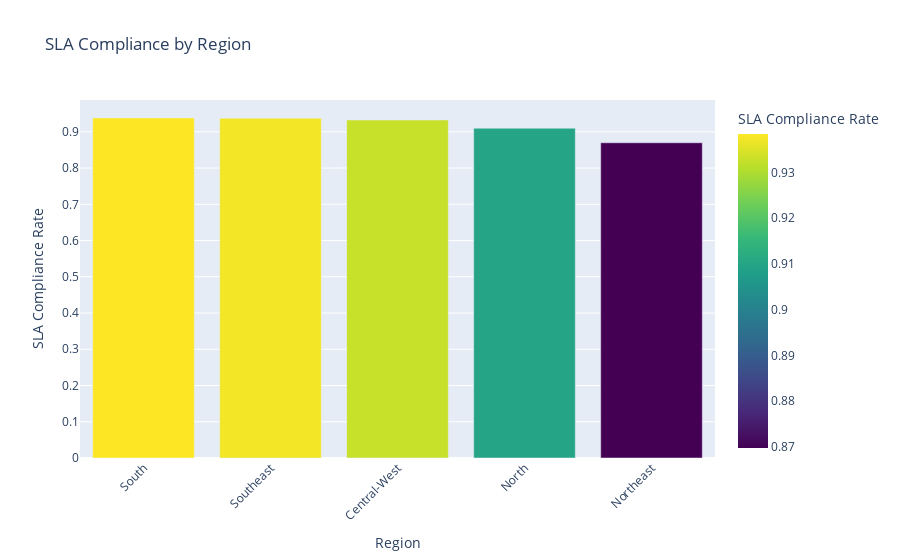
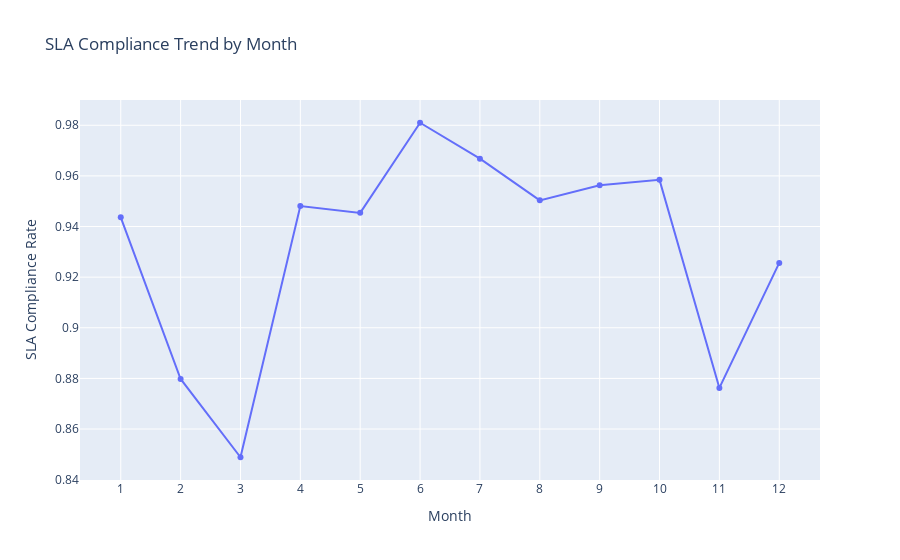
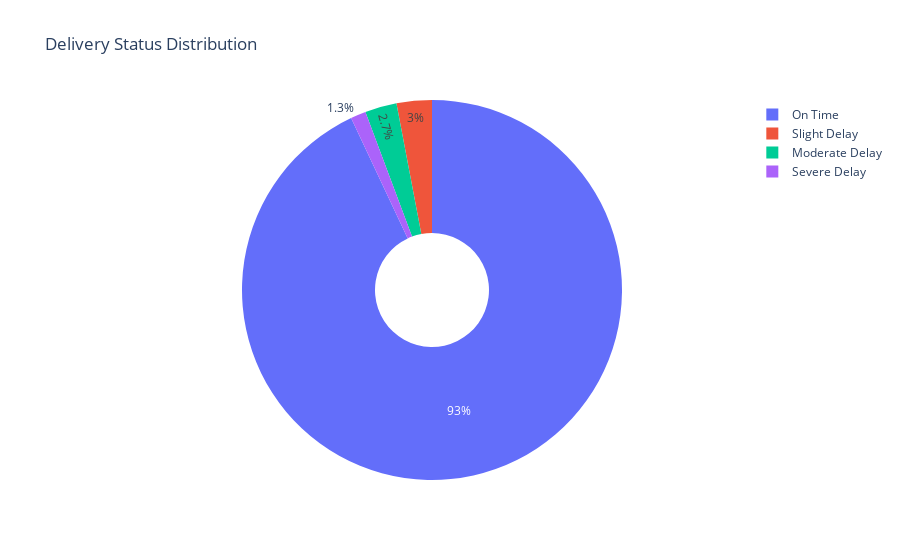
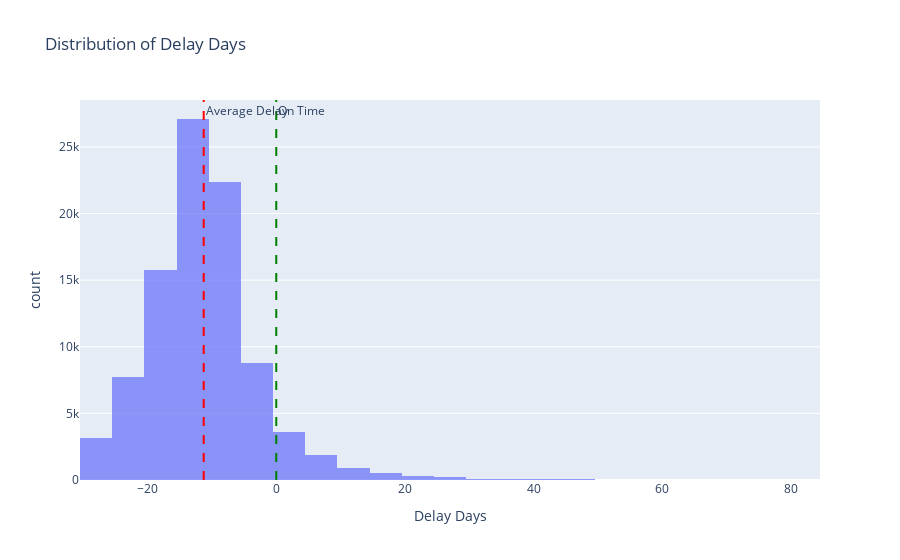

The notebook cell saved with these charts, in order:
### Markdown cell above
## 5.5 SLA Compliance Analysis

### Code cell
print("SLA COMPLIANCE ANALYSIS")
print("-" * 50)

print("\n1. SLA Compliance by Region:")
if 'region' in df.columns and 'sla_compliant' in df.columns:
    sla_by_region = df.groupby('region')['sla_compliant'].mean().sort_values(ascending=False)
    sla_by_region_df = sla_by_region.reset_index()
    
    print(sla_by_region_df.to_string(index=False))
    
    fig = px.bar(sla_by_region_df, 
                 x='region', 
                 y='sla_compliant',
                 title='SLA Compliance by Region',
                 labels={'sla_compliant': 'SLA Compliance Rate', 'region': 'Region'},
                 color='sla_compliant',
                 color_continuous_scale='Viridis')
    
    fig.update_layout(xaxis_tickangle=-45)
    fig.show()
    fig.write_image("presentation/figures/sla_by_region.png")
    print("Saved: presentation/figures/sla_by_region.png")

print("\n2. SLA Trend by Month:")
if 'purchase_month' in df.columns and 'sla_compliant' in df.columns:
    sla_by_month = df.groupby('purchase_month')['sla_compliant'].mean().reset_index()
    
    print(sla_by_month.to_string(index=False))
    
    fig = px.line(sla_by_month, 
                  x='purchase_month', 
                  y='sla_compliant',
                  title='SLA Compliance Trend by Month',
                  labels={'sla_compliant': 'SLA Compliance Rate', 'purchase_month': 'Month'},
                  markers=True)
    
    fig.update_layout(xaxis=dict(tickmode='linear', dtick=1))
    fig.show()
    fig.write_image("presentation/figures/sla_trend_monthly.png")
    print("Saved: presentation/figures/sla_trend_monthly.png")

print("\n3. Delivery Status Distribution:")
if 'delivery_status' in df.columns:
    status_dist = df['delivery_status'].value_counts(normalize=True).reset_index()
    status_dist.columns = ['Delivery Status', 'Percentage']
    status_dist['Percentage'] = (status_dist['Percentage'] * 100).round(1)
    
    print(status_dist.to_string(index=False))
    
    fig = px.pie(status_dist, 
                 values='Percentage', 
                 names='Delivery Status',
                 title='Delivery Status Distribution',
                 hole=0.3)
    
    fig.show()
    fig.write_image("presentation/figures/delivery_status_distribution.png")
    print("Saved: presentation/figures/delivery_status_distribution.png")

# 4. Delay days distribution
print("\n4. Delay Days Distribution:")
if 'delay_days' in df.columns:
    delay_stats = df['delay_days'].describe()
    print(f"Delay statistics:")
    print(f"  Mean: {delay_stats['mean']:.2f} days")
    print(f"  Median: {delay_stats['50%']:.2f} days")
    print(f"  Std Dev: {delay_stats['std']:.2f} days")
    print(f"  Min: {delay_stats['min']:.2f} days")
    print(f"  Max: {delay_stats['max']:.2f} days")
    
    fig = px.histogram(df, 
                       x='delay_days',
                       nbins=50,
                       title='Distribution of Delay Days',
                       labels={'delay_days': 'Delay Days', 'count': 'Number of Orders'},
                       opacity=0.7)
    
    fig.add_vline(x=0, line_dash="dash", line_color="green", annotation_text="On Time")
    fig.add_vline(x=df['delay_days'].mean(), line_dash="dash", line_color="red", annotation_text="Average Delay")
    fig.show()
    fig.write_image("presentation/figures/delay_days_distribution.png")
    print("Saved: presentation/figures/delay_days_distribution.png")

print("-" * 50)

### Figure 1 — Plotly figure (JSON) as saved in the notebook; plotly's stock layout.template omitted (floating-point values rounded to 4 significant figures)
{"data": [{"hovertemplate": "Region=%{x}<br>SLA Compliance Rate=%{marker.color}<extra></extra>", "legendgroup": "", "marker": {"color": [0.9384, 0.9372, 0.9327, 0.9099, 0.8698], "coloraxis": "coloraxis", "pattern": {"shape": ""}}, "name": "", "orientation": "v", "showlegend": false, "textposition": "auto", "type": "bar", "x": ["South", "Southeast", "Central-West", "North", "Northeast"], "xaxis": "x", "y": [0.9384, 0.9372, 0.9327, 0.9099, 0.8698], "yaxis": "y"}], "layout": {"barmode": "relative", "coloraxis": {"colorbar": {"title": {"text": "SLA Compliance Rate"}}, "colorscale": [[0, "#440154"], [0.1111, "#482878"], [0.2222, "#3e4989"], [0.3333, "#31688e"], [0.4444, "#26828e"], [0.5556, "#1f9e89"], [0.6667, "#35b779"], [0.7778, "#6ece58"], [0.8889, "#b5de2b"], [1, "#fde725"]]}, "legend": {"tracegroupgap": 0}, "title": {"text": "SLA Compliance by Region"}, "xaxis": {"anchor": "y", "domain": [0, 1], "tickangle": -45, "title": {"text": "Region"}}, "yaxis": {"anchor": "x", "domain": [0, 1], "title": {"text": "SLA Compliance Rate"}}}}

### Figure 2 — Plotly figure (JSON) as saved in the notebook; plotly's stock layout.template omitted (floating-point values rounded to 4 significant figures)
{"data": [{"hovertemplate": "Month=%{x}<br>SLA Compliance Rate=%{y}<extra></extra>", "legendgroup": "", "line": {"color": "#636efa", "dash": "solid"}, "marker": {"symbol": "circle"}, "mode": "lines+markers", "name": "", "orientation": "v", "showlegend": false, "type": "scatter", "x": [1, 2, 3, 4, 5, 6, 7, 8, 9, 10, 11, 12], "xaxis": "x", "y": [0.9436, 0.8798, 0.8489, 0.9481, 0.9454, 0.981, 0.9668, 0.9503, 0.9563, 0.9584, 0.8762, 0.9256], "yaxis": "y"}], "layout": {"legend": {"tracegroupgap": 0}, "title": {"text": "SLA Compliance Trend by Month"}, "xaxis": {"anchor": "y", "domain": [0, 1], "dtick": 1, "tickmode": "linear", "title": {"text": "Month"}}, "yaxis": {"anchor": "x", "domain": [0, 1], "title": {"text": "SLA Compliance Rate"}}}}

### Figure 3 — Plotly figure (JSON) as saved in the notebook; plotly's stock layout.template omitted (floating-point values rounded to 4 significant figures)
{"data": [{"domain": {"x": [0, 1], "y": [0, 1]}, "hole": 0.3, "hovertemplate": "Delivery Status=%{label}<br>Percentage=%{value}<extra></extra>", "labels": ["On Time", "Slight Delay", "Moderate Delay", "Severe Delay"], "legendgroup": "", "name": "", "showlegend": true, "type": "pie", "values": [93.0, 3.0, 2.7, 1.3]}], "layout": {"legend": {"tracegroupgap": 0}, "title": {"text": "Delivery Status Distribution"}}}

### Figure 4 — Plotly figure (JSON) as saved in the notebook; plotly's stock layout.template omitted (floating-point values rounded to 4 significant figures; data arrays with more than 128 entries replaced by an {"elided": "..."} marker saying what was removed)
{"data": [{"bingroup": "x", "hovertemplate": "Delay Days=%{x}<br>count=%{y}<extra></extra>", "legendgroup": "", "marker": {"color": "#636efa", "opacity": 0.7, "pattern": {"shape": ""}}, "name": "", "nbinsx": 50, "orientation": "v", "showlegend": false, "type": "histogram", "x": {"elided": "92563 int values"}, "xaxis": "x", "yaxis": "y"}], "layout": {"annotations": [{"showarrow": false, "text": "On Time", "x": 0, "xanchor": "left", "xref": "x", "y": 1, "yanchor": "top", "yref": "y domain"}, {"showarrow": false, "text": "Average Delay", "x": -11.28, "xanchor": "left", "xref": "x", "y": 1, "yanchor": "top", "yref": "y domain"}], "barmode": "relative", "legend": {"tracegroupgap": 0}, "shapes": [{"line": {"color": "green", "dash": "dash"}, "type": "line", "x0": 0, "x1": 0, "xref": "x", "y0": 0, "y1": 1, "yref": "y domain"}, {"line": {"color": "red", "dash": "dash"}, "type": "line", "x0": -11.28, "x1": -11.28, "xref": "x", "y0": 0, "y1": 1, "yref": "y domain"}], "title": {"text": "Distribution of Delay Days"}, "xaxis": {"anchor": "y", "domain": [0, 1], "title": {"text": "Delay Days"}}, "yaxis": {"anchor": "x", "domain": [0, 1], "title": {"text": "count"}}}}
